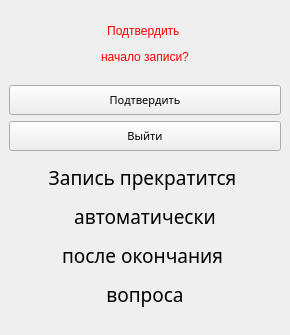
<?xml version="1.0" encoding="UTF-8"?>
<ui version="4.0">
 <class>MainWindow</class>
 <widget class="QMainWindow" name="MainWindow">
  <property name="geometry">
   <rect>
    <x>0</x>
    <y>0</y>
    <width>290</width>
    <height>335</height>
   </rect>
  </property>
  <property name="windowTitle">
   <string>MainWindow</string>
  </property>
  <widget class="QWidget" name="centralwidget">
   <layout class="QVBoxLayout" name="verticalLayout">
    <property name="bottomMargin">
     <number>19</number>
    </property>
    <item>
     <widget class="QLabel" name="label">
      <property name="maximumSize">
       <size>
        <width>16777215</width>
        <height>70</height>
       </size>
      </property>
      <property name="styleSheet">
       <string notr="true">font: 14pt &quot;Impact&quot;;</string>
      </property>
      <property name="text">
       <string>&lt;html&gt;&lt;head/&gt;&lt;body&gt;&lt;p align=&quot;center&quot;&gt;&lt;span style=&quot; color:#fd0000;&quot;&gt;Подтвердить &lt;/span&gt;&lt;/p&gt;&lt;p align=&quot;center&quot;&gt;&lt;span style=&quot; color:#fd0000;&quot;&gt;начало записи?&lt;/span&gt;&lt;/p&gt;&lt;/body&gt;&lt;/html&gt;</string>
      </property>
     </widget>
    </item>
    <item>
     <layout class="QVBoxLayout" name="verticalLayout_2">
      <item>
       <widget class="QPushButton" name="pushButton">
        <property name="minimumSize">
         <size>
          <width>0</width>
          <height>30</height>
         </size>
        </property>
        <property name="font">
         <font>
          <family>Impact</family>
          <pointsize>8</pointsize>
          <weight>50</weight>
          <italic>false</italic>
          <bold>false</bold>
         </font>
        </property>
        <property name="styleSheet">
         <string notr="true">font: 8pt &quot;Impact&quot;;</string>
        </property>
        <property name="text">
         <string>Подтвердить</string>
        </property>
       </widget>
      </item>
      <item>
       <widget class="QPushButton" name="pushButton_2">
        <property name="minimumSize">
         <size>
          <width>0</width>
          <height>30</height>
         </size>
        </property>
        <property name="font">
         <font>
          <family>Impact</family>
          <pointsize>8</pointsize>
          <weight>50</weight>
          <italic>false</italic>
          <bold>false</bold>
         </font>
        </property>
        <property name="styleSheet">
         <string notr="true">font: 8pt &quot;Impact&quot;;</string>
        </property>
        <property name="text">
         <string>Выйти</string>
        </property>
       </widget>
      </item>
      <item>
       <widget class="QLabel" name="label_2">
        <property name="font">
         <font>
          <family>Impact</family>
          <pointsize>14</pointsize>
         </font>
        </property>
        <property name="text">
         <string>&lt;html&gt;&lt;head/&gt;&lt;body&gt;&lt;p align=&quot;center&quot;&gt;Запись прекратится &lt;/p&gt;&lt;p align=&quot;center&quot;&gt;автоматически&lt;/p&gt;&lt;p align=&quot;center&quot;&gt;после окончания &lt;/p&gt;&lt;p align=&quot;center&quot;&gt;вопроса&lt;/p&gt;&lt;/body&gt;&lt;/html&gt;</string>
        </property>
       </widget>
      </item>
     </layout>
    </item>
   </layout>
  </widget>
 </widget>
 <resources/>
 <connections/>
</ui>
